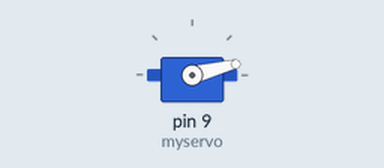
A sketch run on a simulated Arduino Uno, built with avr-gcc and run on an emulated ATmega328P. On the bench: servo. Random numbers use the default seed unless the sketch sets one.

Above: at 0.38 s.
At 8.7 s:
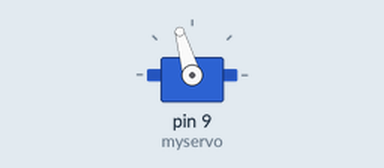
At 21.1 s:
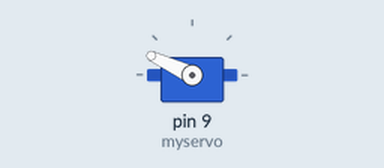
At 39.1 s:
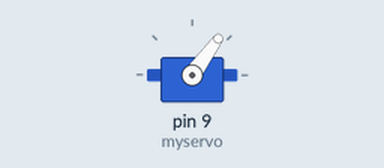
Timing chart, 0 to 40.0 s (numbered marks = the images above):
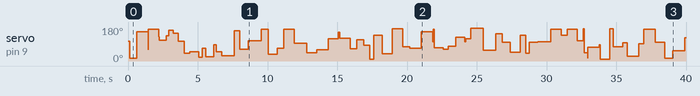

The sketch:

random_servo_spin.ino
```cpp
//original from www.elegoo.com
//remade by C0m3b4ck under APL 2.0

#include <Servo.h>
Servo myservo;

void setup(){
  Serial.begin(9600); //for debug prints
  randomSeed(analogRead(0)); //for randomization
  myservo.attach(9); //pin 9 attachment, change to your pin if needed
}
void loop(){
  myservo.write(random(180));
  delay(random(1000));

}
```
